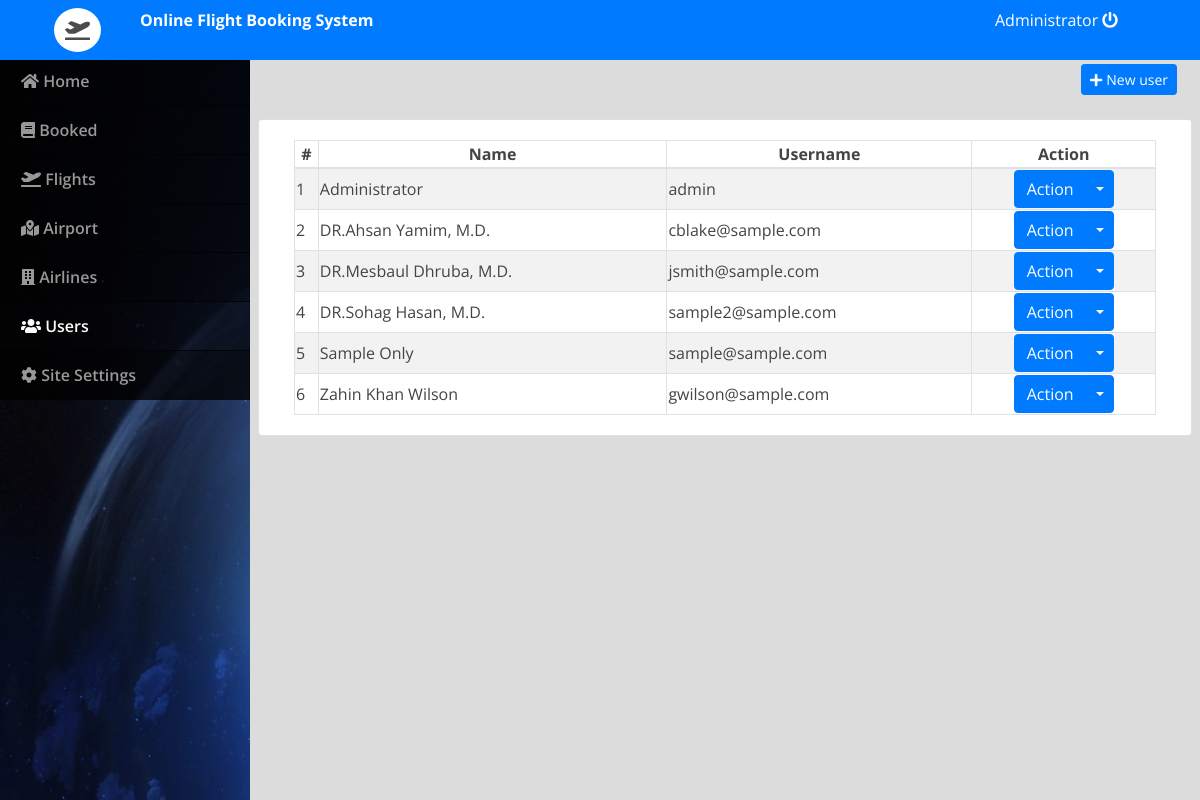
Page /admin/index.php?page=users (signed in) on the committed database.
### tables this page shows
CREATE TABLE `users` (
  `id` int(30) NOT NULL,
  `doctor_id` int(30) NOT NULL,
  `name` varchar(200) NOT NULL,
  `address` text NOT NULL,
  `contact` text NOT NULL,
  `username` varchar(100) NOT NULL,
  `password` varchar(200) NOT NULL,
  `type` tinyint(1) NOT NULL DEFAULT 2 COMMENT '1=admin , 2 = doctor,3=patient'
);

### admin/users.php (the view, shortened to what this page needs)
<div class="container-fluid">
	<div class="row">
	<div class="col-lg-12">
			<button class="btn btn-primary float-right btn-sm" id="new_user"><i class="fa fa-plus"></i> New user</button>
	</div>
	</div>
	<br>
	<div class="row">
		<div class="card col-lg-12">
			<div class="card-body">
				<table class="table-striped table-bordered col-md-12">
			<thead>
				<tr>
					<th class="text-center">#</th>
					<th class="text-center">Name</th>
					<th class="text-center">Username</th>
					<th class="text-center">Action</th>
				</tr>
			</thead>
			<tbody>
				<?php
 					include 'db_connect.php';
 					$users = $conn->query("SELECT * FROM users order by name asc");
 					$i = 1;
 					while($row= $users->fetch_assoc()):
				 ?>
				 <tr>
				 	<td>
				 		<?php echo $i++ ?>
				 	</td>
				 	<td>
				 		<?php echo $row['name'] ?>
				 	</td>
				 	<td>
				 		<?php echo $row['username'] ?>
				 	</td>
				 	<td>
				 		<center>
								<div class="btn-group">
								  <button type="button" class="btn btn-primary">Action</button>
								  <button type="button" class="btn btn-primary dropdown-toggle dropdown-toggle-split" data-toggle="dropdown" aria-haspopup="true" aria-expanded="false">
								  </button>
								</div>
								</center>
				 	</td>
				 </tr>
				<?php endwhile; ?>
			</tbody>
		</table>
			</div>
		</div>
	</div>
</div>

### admin/assets/css/style.css (style rules this page uses)
body { font-family: "Open Sans", sans-serif; color: #444444; width: 100%; height: calc(100%); }

### admin/index.php (style rules this page uses)
body { background: #80808045; }

### rows in the picture
users: name "Administrator", username "admin"
users: name "DR.Ahsan Yamim, M.D.", username "cblake@sample.com"
users: name "DR.Mesbaul Dhruba, M.D.", username "jsmith@sample.com"
users: name "DR.Sohag Hasan, M.D.", username "sample2@sample.com"
users: name "Sample Only", username "sample@sample.com"
users: name "Zahin Khan Wilson", username "gwilson@sample.com"

### other values in the picture
$_SESSION['login_name'] "Administrator"
